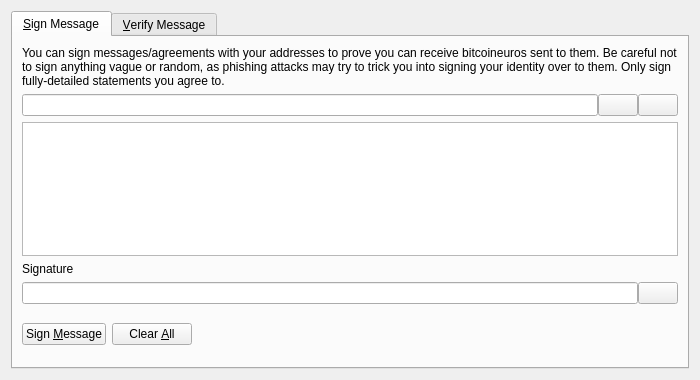
<?xml version="1.0" encoding="UTF-8"?>
<ui version="4.0">
 <class>SignVerifyMessageDialog</class>
 <widget class="QDialog" name="SignVerifyMessageDialog">
  <property name="geometry">
   <rect>
    <x>0</x>
    <y>0</y>
    <width>700</width>
    <height>380</height>
   </rect>
  </property>
  <property name="windowTitle">
   <string>Signatures - Sign / Verify a Message</string>
  </property>
  <property name="modal">
   <bool>true</bool>
  </property>
  <layout class="QVBoxLayout" name="verticalLayout">
   <item>
    <widget class="QTabWidget" name="tabWidget">
     <property name="currentIndex">
      <number>0</number>
     </property>
     <widget class="QWidget" name="tabSignMessage">
      <attribute name="title">
       <string>&amp;Sign Message</string>
      </attribute>
      <layout class="QVBoxLayout" name="verticalLayout_SM">
       <item>
        <widget class="QLabel" name="infoLabel_SM">
         <property name="text">
          <string>You can sign messages/agreements with your addresses to prove you can receive bitcoineuros sent to them. Be careful not to sign anything vague or random, as phishing attacks may try to trick you into signing your identity over to them. Only sign fully-detailed statements you agree to.</string>
         </property>
         <property name="textFormat">
          <enum>Qt::PlainText</enum>
         </property>
         <property name="wordWrap">
          <bool>true</bool>
         </property>
        </widget>
       </item>
       <item>
        <layout class="QHBoxLayout" name="horizontalLayout_1_SM">
         <property name="spacing">
          <number>0</number>
         </property>
         <item>
          <widget class="QValidatedLineEdit" name="addressIn_SM">
           <property name="toolTip">
            <string>The BitcoinEuro address to sign the message with</string>
           </property>
          </widget>
         </item>
         <item>
          <widget class="QPushButton" name="addressBookButton_SM">
           <property name="toolTip">
            <string>Choose previously used address</string>
           </property>
           <property name="text">
            <string/>
           </property>
           <property name="icon">
            <iconset resource="../bitcoineuro.qrc">
             <normaloff>:/icons/address-book</normaloff>:/icons/address-book</iconset>
           </property>
           <property name="shortcut">
            <string>Alt+A</string>
           </property>
           <property name="autoDefault">
            <bool>false</bool>
           </property>
          </widget>
         </item>
         <item>
          <widget class="QPushButton" name="pasteButton_SM">
           <property name="toolTip">
            <string>Paste address from clipboard</string>
           </property>
           <property name="text">
            <string/>
           </property>
           <property name="icon">
            <iconset resource="../bitcoineuro.qrc">
             <normaloff>:/icons/editpaste</normaloff>:/icons/editpaste</iconset>
           </property>
           <property name="shortcut">
            <string>Alt+P</string>
           </property>
           <property name="autoDefault">
            <bool>false</bool>
           </property>
          </widget>
         </item>
        </layout>
       </item>
       <item>
        <widget class="QPlainTextEdit" name="messageIn_SM">
         <property name="toolTip">
          <string>Enter the message you want to sign here</string>
         </property>
        </widget>
       </item>
       <item>
        <widget class="QLabel" name="signatureLabel_SM">
         <property name="text">
          <string>Signature</string>
         </property>
         <property name="textFormat">
          <enum>Qt::PlainText</enum>
         </property>
        </widget>
       </item>
       <item>
        <layout class="QHBoxLayout" name="horizontalLayout_2_SM">
         <property name="spacing">
          <number>0</number>
         </property>
         <item>
          <widget class="QLineEdit" name="signatureOut_SM">
           <property name="font">
            <font>
             <italic>true</italic>
            </font>
           </property>
           <property name="readOnly">
            <bool>true</bool>
           </property>
          </widget>
         </item>
         <item>
          <widget class="QPushButton" name="copySignatureButton_SM">
           <property name="toolTip">
            <string>Copy the current signature to the system clipboard</string>
           </property>
           <property name="text">
            <string/>
           </property>
           <property name="icon">
            <iconset resource="../bitcoineuro.qrc">
             <normaloff>:/icons/editcopy</normaloff>:/icons/editcopy</iconset>
           </property>
           <property name="autoDefault">
            <bool>false</bool>
           </property>
          </widget>
         </item>
        </layout>
       </item>
       <item>
        <layout class="QHBoxLayout" name="horizontalLayout_3_SM">
         <item>
          <widget class="QPushButton" name="signMessageButton_SM">
           <property name="toolTip">
            <string>Sign the message to prove you own this BitcoinEuro address</string>
           </property>
           <property name="text">
            <string>Sign &amp;Message</string>
           </property>
           <property name="icon">
            <iconset resource="../bitcoineuro.qrc">
             <normaloff>:/icons/edit</normaloff>:/icons/edit</iconset>
           </property>
           <property name="autoDefault">
            <bool>false</bool>
           </property>
          </widget>
         </item>
         <item>
          <widget class="QPushButton" name="clearButton_SM">
           <property name="toolTip">
            <string>Reset all sign message fields</string>
           </property>
           <property name="text">
            <string>Clear &amp;All</string>
           </property>
           <property name="icon">
            <iconset resource="../bitcoineuro.qrc">
             <normaloff>:/icons/remove</normaloff>:/icons/remove</iconset>
           </property>
           <property name="autoDefault">
            <bool>false</bool>
           </property>
          </widget>
         </item>
         <item>
          <spacer name="horizontalSpacer_1_SM">
           <property name="orientation">
            <enum>Qt::Horizontal</enum>
           </property>
           <property name="sizeHint" stdset="0">
            <size>
             <width>40</width>
             <height>48</height>
            </size>
           </property>
          </spacer>
         </item>
         <item>
          <widget class="QLabel" name="statusLabel_SM">
           <property name="font">
            <font>
             <weight>75</weight>
             <bold>true</bold>
            </font>
           </property>
           <property name="text">
            <string/>
           </property>
           <property name="wordWrap">
            <bool>true</bool>
           </property>
          </widget>
         </item>
         <item>
          <spacer name="horizontalSpacer_2_SM">
           <property name="orientation">
            <enum>Qt::Horizontal</enum>
           </property>
           <property name="sizeHint" stdset="0">
            <size>
             <width>40</width>
             <height>48</height>
            </size>
           </property>
          </spacer>
         </item>
        </layout>
       </item>
      </layout>
     </widget>
     <widget class="QWidget" name="tabVerifyMessage">
      <attribute name="title">
       <string>&amp;Verify Message</string>
      </attribute>
      <layout class="QVBoxLayout" name="verticalLayout_VM">
       <item>
        <widget class="QLabel" name="infoLabel_VM">
         <property name="text">
          <string>Enter the receiver's address, message (ensure you copy line breaks, spaces, tabs, etc. exactly) and signature below to verify the message. Be careful not to read more into the signature than what is in the signed message itself, to avoid being tricked by a man-in-the-middle attack. Note that this only proves the signing party receives with the address, it cannot prove sendership of any transaction!</string>
         </property>
         <property name="textFormat">
          <enum>Qt::PlainText</enum>
         </property>
         <property name="alignment">
          <set>Qt::AlignLeading|Qt::AlignLeft|Qt::AlignTop</set>
         </property>
         <property name="wordWrap">
          <bool>true</bool>
         </property>
        </widget>
       </item>
       <item>
        <layout class="QHBoxLayout" name="horizontalLayout_1_VM">
         <property name="spacing">
          <number>0</number>
         </property>
         <item>
          <widget class="QValidatedLineEdit" name="addressIn_VM">
           <property name="toolTip">
            <string>The BitcoinEuro address the message was signed with</string>
           </property>
          </widget>
         </item>
         <item>
          <widget class="QPushButton" name="addressBookButton_VM">
           <property name="toolTip">
            <string>Choose previously used address</string>
           </property>
           <property name="text">
            <string/>
           </property>
           <property name="icon">
            <iconset resource="../bitcoineuro.qrc">
             <normaloff>:/icons/address-book</normaloff>:/icons/address-book</iconset>
           </property>
           <property name="shortcut">
            <string>Alt+A</string>
           </property>
           <property name="autoDefault">
            <bool>false</bool>
           </property>
          </widget>
         </item>
        </layout>
       </item>
       <item>
        <widget class="QPlainTextEdit" name="messageIn_VM"/>
       </item>
       <item>
        <widget class="QValidatedLineEdit" name="signatureIn_VM"/>
       </item>
       <item>
        <layout class="QHBoxLayout" name="horizontalLayout_2_VM">
         <item>
          <widget class="QPushButton" name="verifyMessageButton_VM">
           <property name="toolTip">
            <string>Verify the message to ensure it was signed with the specified BitcoinEuro address</string>
           </property>
           <property name="text">
            <string>Verify &amp;Message</string>
           </property>
           <property name="icon">
            <iconset resource="../bitcoineuro.qrc">
             <normaloff>:/icons/transaction_0</normaloff>:/icons/transaction_0</iconset>
           </property>
           <property name="autoDefault">
            <bool>false</bool>
           </property>
          </widget>
         </item>
         <item>
          <widget class="QPushButton" name="clearButton_VM">
           <property name="toolTip">
            <string>Reset all verify message fields</string>
           </property>
           <property name="text">
            <string>Clear &amp;All</string>
           </property>
           <property name="icon">
            <iconset resource="../bitcoineuro.qrc">
             <normaloff>:/icons/remove</normaloff>:/icons/remove</iconset>
           </property>
           <property name="autoDefault">
            <bool>false</bool>
           </property>
          </widget>
         </item>
         <item>
          <spacer name="horizontalSpacer_1_VM">
           <property name="orientation">
            <enum>Qt::Horizontal</enum>
           </property>
           <property name="sizeHint" stdset="0">
            <size>
             <width>40</width>
             <height>48</height>
            </size>
           </property>
          </spacer>
         </item>
         <item>
          <widget class="QLabel" name="statusLabel_VM">
           <property name="font">
            <font>
             <weight>75</weight>
             <bold>true</bold>
            </font>
           </property>
           <property name="text">
            <string/>
           </property>
           <property name="wordWrap">
            <bool>true</bool>
           </property>
          </widget>
         </item>
         <item>
          <spacer name="horizontalSpacer_2_VM">
           <property name="orientation">
            <enum>Qt::Horizontal</enum>
           </property>
           <property name="sizeHint" stdset="0">
            <size>
             <width>40</width>
             <height>48</height>
            </size>
           </property>
          </spacer>
         </item>
        </layout>
       </item>
      </layout>
     </widget>
    </widget>
   </item>
  </layout>
 </widget>
 <customwidgets>
  <customwidget>
   <class>QValidatedLineEdit</class>
   <extends>QLineEdit</extends>
   <header>qvalidatedlineedit.h</header>
  </customwidget>
 </customwidgets>
 <resources>
  <include location="../bitcoineuro.qrc"/>
 </resources>
 <connections/>
</ui>
